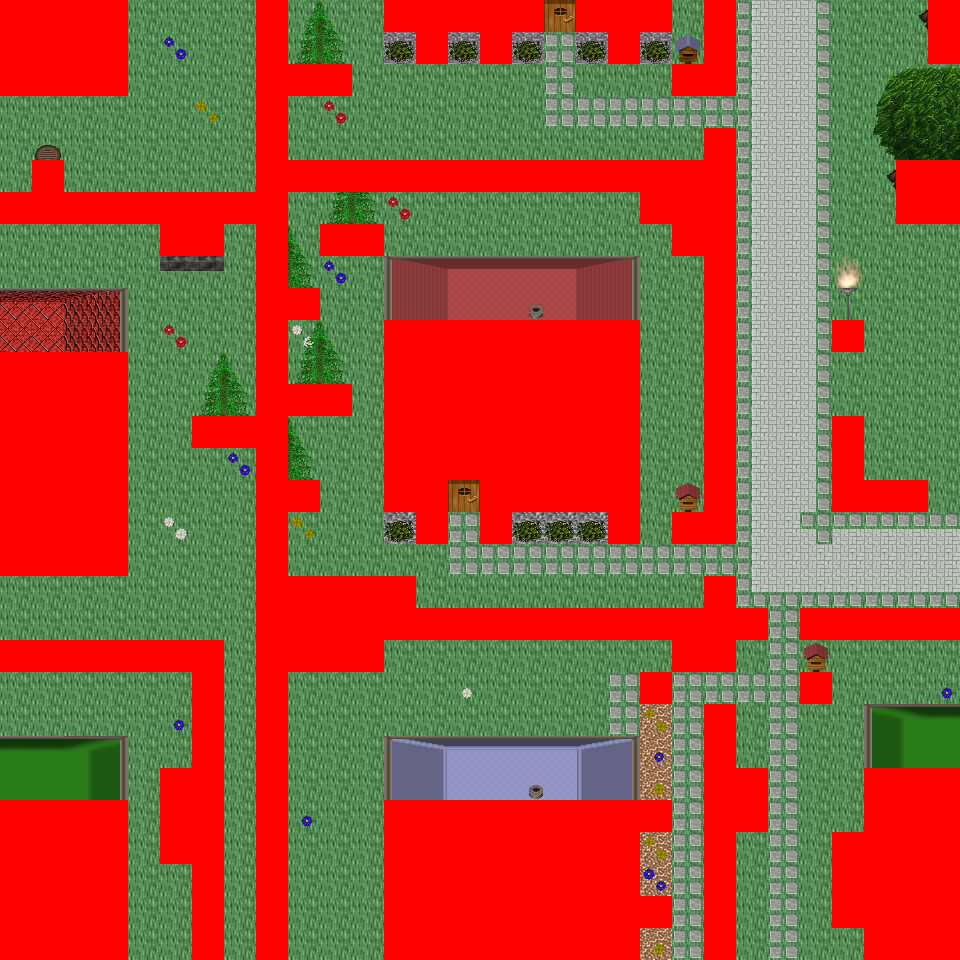

This game map was drawn from its Tiled (.tmx) file and the tilesets committed beside it. A one-line description and the trimmed map source follow:
An orthogonal 30x30 tile map with 32x32 px tiles, 6 tile layers (Ground, Object, Object2, Above, ...), 60 tilesets and 14 objects (14x mapExit).

<map version="1.0" orientation="orthogonal" renderorder="right-down" width="30" height="30" tilewidth="32" tileheight="32" nextobjectid="15">
  <tileset firstgid="1" name="tileset_logic_collision" tilewidth="32" tileheight="32" tilecount="1" columns="1">
    <image source="../drawable/tileset_logic_collision.png" width="32" height="32" />
  </tileset>
  <tileset firstgid="2" name="tileset_building_decoration_orbpedestal" tilewidth="32" tileheight="32" tilecount="2" columns="1">
    <image source="../drawable/tileset_building_decoration_orbpedestal.png" width="32" height="64" />
  </tileset>
  <tileset firstgid="4" name="tileset_building_decoration_chimney" tilewidth="32" tileheight="32" tilecount="2" columns="1">
    <image source="../drawable/tileset_building_decoration_chimney.png" width="32" height="64" />
  </tileset>
  <tileset firstgid="6" name="tileset_item_statue_fairypool" tilewidth="32" tileheight="32" tilecount="16" columns="2">
    <image source="../drawable/tileset_item_statue_fairypool.png" width="64" height="256" />
  </tileset>
  <tileset firstgid="22" name="tileset_building_decoration_stone_details" tilewidth="32" tileheight="32" tilecount="4" columns="2">
    <image source="../drawable/tileset_building_decoration_stone_details.png" width="64" height="64" />
  </tileset>
  <tileset firstgid="26" name="tileset_building_door_closed" tilewidth="32" tileheight="32" tilecount="1" columns="1">
    <image source="../drawable/tileset_building_door_closed.png" width="32" height="32" />
  </tileset>
  <tileset firstgid="27" name="tileset_building_door_door" tilewidth="32" tileheight="32" tilecount="6" columns="3">
    <image source="../drawable/tileset_building_door_door.png" width="96" height="64" />
  </tileset>
  <tileset firstgid="33" name="tileset_building_fence_fence_chunky" tilewidth="32" tileheight="32" tilecount="21" columns="3">
    <image source="../drawable/tileset_building_fence_fence_chunky.png" width="96" height="224" />
  </tileset>
  <tileset firstgid="54" name="tileset_building_roof_blue" tilewidth="32" tileheight="32" tilecount="20" columns="5">
    <image source="../drawable/tileset_building_roof_blue.png" width="160" height="128" />
  </tileset>
  <tileset firstgid="74" name="tileset_building_roof_green" tilewidth="32" tileheight="32" tilecount="20" columns="5">
    <image source="../drawable/tileset_building_roof_green.png" width="160" height="128" />
  </tileset>
  <tileset firstgid="94" name="tileset_building_roof_red" tilewidth="32" tileheight="32" tilecount="20" columns="5">
    <image source="../drawable/tileset_building_roof_red.png" width="160" height="128" />
  </tileset>
  <tileset firstgid="114" name="tileset_building_roof_red2" tilewidth="32" tileheight="32" tilecount="20" columns="5">
    <image source="../drawable/tileset_building_roof_red2.png" width="160" height="128" />
  </tileset>
  <tileset firstgid="134" name="tileset_building_roof_roof_borders" tilewidth="32" tileheight="32" tilecount="9" columns="3">
    <image source="../drawable/tileset_building_roof_roof_borders.png" width="96" height="96" />
  </tileset>
  <tileset firstgid="143" name="tileset_building_roof_yellow" tilewidth="32" tileheight="32" tilecount="20" columns="5">
    <image source="../drawable/tileset_building_roof_yellow.png" width="160" height="128" />
  </tileset>
  <tileset firstgid="163" name="tileset_building_window_window_long" tilewidth="32" tileheight="32" tilecount="3" columns="3">
    <image source="../drawable/tileset_building_window_window_long.png" width="96" height="32" />
  </tileset>
  <tileset firstgid="166" name="tileset_ground_cobbled_paving" tilewidth="32" tileheight="32" tilecount="1" columns="1">
    <image source="../drawable/tileset_ground_cobbled_paving.png" width="32" height="32" />
  </tileset>
  <tileset firstgid="167" name="tileset_ground_gravel" tilewidth="32" tileheight="32" tilecount="1" columns="1">
    <image source="../drawable/tileset_ground_gravel.png" width="32" height="32" />
  </tileset>
  <tileset firstgid="168" name="tileset_ground_stone_floors" tilewidth="32" tileheight="32" tilecount="6" columns="3">
    <image source="../drawable/tileset_ground_stone_floors.png" width="96" height="64" />
  </tileset>
  <tileset firstgid="174" name="tileset_ground_ground" tilewidth="32" tileheight="32" tilecount="33" columns="3">
    <image source="../drawable/tileset_ground_ground.png" width="96" height="352" />
  </tileset>
  <tileset firstgid="207" name="tileset_plant_bush_various_small" tilewidth="32" tileheight="32" tilecount="9" columns="3">
    <image source="../drawable/tileset_plant_bush_various_small.png" width="96" height="96" />
  </tileset>
  <tileset firstgid="216" name="tileset_plant_flower_daisy_blue" tilewidth="32" tileheight="32" tilecount="8" columns="2">
    <image source="../drawable/tileset_plant_flower_daisy_blue.png" width="64" height="128" />
  </tileset>
  <tileset firstgid="224" name="tileset_plant_flower_daisy_red" tilewidth="32" tileheight="32" tilecount="8" columns="2">
    <image source="../drawable/tileset_plant_flower_daisy_red.png" width="64" height="128" />
  </tileset>
  <tileset firstgid="232" name="tileset_plant_flower_daisy_white" tilewidth="32" tileheight="32" tilecount="8" columns="2">
    <image source="../drawable/tileset_plant_flower_daisy_white.png" width="64" height="128" />
  </tileset>
  <tileset firstgid="240" name="tileset_plant_flower_daisy_yellow" tilewidth="32" tileheight="32" tilecount="8" columns="2">
    <image source="../drawable/tileset_plant_flower_daisy_yellow.png" width="64" height="128" />
  </tileset>
  <tileset firstgid="248" name="tileset_plant_tree_spruce" tilewidth="32" tileheight="32" tilecount="6" columns="2">
    <image source="../drawable/tileset_plant_tree_spruce.png" width="64" height="96" />
  </tileset>
  <tileset firstgid="254" name="tileset_item_pot_pot_purple" tilewidth="32" tileheight="32" tilecount="1" columns="1">
    <image source="../drawable/tileset_item_pot_pot_purple.png" width="32" height="32" />
  </tileset>
  <tileset firstgid="255" name="tileset_item_pot_pot_tall" tilewidth="32" tileheight="32" tilecount="2" columns="1">
    <image source="../drawable/tileset_item_pot_pot_tall.png" width="32" height="64" />
  </tileset>
  <tileset firstgid="257" name="tileset_item_pot_small_barrel" tilewidth="32" tileheight="32" tilecount="2" columns="1">
    <image source="../drawable/tileset_item_pot_small_barrel.png" width="32" height="64" />
  </tileset>
  <tileset firstgid="259" name="tileset_item_postbox" tilewidth="32" tileheight="32" tilecount="4" columns="2">
    <image source="../drawable/tileset_item_postbox.png" width="64" height="64" />
  </tileset>
  <tileset firstgid="263" name="tileset_furniture_chair_wooden_pale" tilewidth="32" tileheight="32" tilecount="4" columns="2">
    <image source="../drawable/tileset_furniture_chair_wooden_pale.png" width="64" height="64" />
  </tileset>
  <tileset firstgid="267" name="tileset_furniture_table_wooden" tilewidth="32" tileheight="32" tilecount="1" columns="1">
    <image source="../drawable/tileset_furniture_table_wooden.png" width="32" height="32" />
  </tileset>
  <tileset firstgid="268" name="tileset_furniture_table_brick_base" tilewidth="32" tileheight="32" tilecount="3" columns="3">
    <image source="../drawable/tileset_furniture_table_brick_base.png" width="96" height="32" />
  </tileset>
  <tileset firstgid="271" name="tileset_furniture_light_iron_lamp" tilewidth="32" tileheight="32" tilecount="3" columns="1">
    <image source="../drawable/tileset_furniture_light_iron_lamp.png" width="32" height="96" />
  </tileset>
  <tileset firstgid="274" name="tileset_furniture_light_flames" tilewidth="32" tileheight="32" tilecount="6" columns="6">
    <image source="../drawable/tileset_furniture_light_flames.png" width="192" height="32" />
  </tileset>
  <tileset firstgid="280" name="tileset_furniture_sink_dark_side_on" tilewidth="32" tileheight="32" tilecount="6" columns="3">
    <image source="../drawable/tileset_furniture_sink_dark_side_on.png" width="96" height="64" />
  </tileset>
  <tileset firstgid="286" name="tileset_ground_grass_corners" tilewidth="32" tileheight="32" tilecount="24" columns="6">
    <image source="../drawable/tileset_ground_grass_corners.png" width="192" height="128" />
  </tileset>
  <tileset firstgid="310" name="tileset_ground_grass_edges" tilewidth="32" tileheight="32" tilecount="36" columns="12">
    <image source="../drawable/tileset_ground_grass_edges.png" width="384" height="96" />
  </tileset>
  <tileset firstgid="346" name="tileset_plant_tree_tree_fluffy" tilewidth="32" tileheight="32" tilecount="12" columns="4">
    <image source="../drawable/tileset_plant_tree_tree_fluffy.png" width="128" height="96" />
  </tileset>
  <tileset firstgid="358" name="tileset_ground_water_dungeon_water" tilewidth="32" tileheight="32" tilecount="30" columns="3">
    <image source="../drawable/tileset_ground_water_dungeon_water.png" width="96" height="320" />
  </tileset>
  <tileset firstgid="388" name="tileset_furniture_table_wooden_rectangular" tilewidth="32" tileheight="32" tilecount="9" columns="3">
    <image source="../drawable/tileset_furniture_table_wooden_rectangular.png" width="96" height="96" />
  </tileset>
  <tileset firstgid="397" name="tileset_item_statue_metal_and_stone" tilewidth="32" tileheight="32" tilecount="6" columns="3">
    <image source="../drawable/tileset_item_statue_metal_and_stone.png" width="96" height="64" />
  </tileset>
  <tileset firstgid="403" name="tileset_ground_fire_fire" tilewidth="32" tileheight="32" tilecount="27" columns="3">
    <image source="../drawable/tileset_ground_fire_fire.png" width="96" height="288" />
  </tileset>
  <tileset firstgid="430" name="tileset_furniture_table_bench" tilewidth="32" tileheight="32" tilecount="3" columns="3">
    <image source="../drawable/tileset_furniture_table_bench.png" width="96" height="32" />
  </tileset>
  <tileset firstgid="433" name="tileset_plant_bush_hosta" tilewidth="32" tileheight="32" tilecount="9" columns="3">
    <image source="../drawable/tileset_plant_bush_hosta.png" width="96" height="96" />
  </tileset>
  <tileset firstgid="442" name="tileset_plant_tree_tree_green" tilewidth="32" tileheight="32" tilecount="88" columns="8">
    <image source="../drawable/tileset_plant_tree_tree_green.png" width="256" height="352" />
  </tileset>
  <tileset firstgid="530" name="tileset_item_sign_large" tilewidth="32" tileheight="32" tilecount="15" columns="5">
    <image source="../drawable/tileset_item_sign_large.png" width="160" height="96" />
  </tileset>
  <tileset firstgid="545" name="tileset_building_wall_wall_brown" tilewidth="32" tileheight="32" tilecount="12" columns="3">
    <image source="../drawable/tileset_building_wall_wall_brown.png" width="96" height="128" />
  </tileset>
  <tileset firstgid="557" name="tileset_ground_green_paving_4" tilewidth="32" tileheight="32" tilecount="3" columns="3">
    <image source="../drawable/tileset_ground_green_paving_4.png" width="96" height="32" />
  </tileset>
  <tileset firstgid="560" name="tileset_item_swing" tilewidth="32" tileheight="32" tilecount="4" columns="2">
    <image source="../drawable/tileset_item_swing.png" width="64" height="64" />
  </tileset>
  <tileset firstgid="564" name="tileset_item_fishrods" tilewidth="32" tileheight="32" tilecount="12" columns="4">
    <image source="../drawable/tileset_item_fishrods.png" width="128" height="96" />
  </tileset>
  <tileset firstgid="576" name="tileset_logic_creature_human_kalavan" tilewidth="32" tileheight="32" tilecount="5" columns="5">
    <image source="../drawable/tileset_logic_creature_human_kalavan.png" width="160" height="32" />
  </tileset>
  <tileset firstgid="581" name="tileset_logic_creature_animal" tilewidth="32" tileheight="32" tilecount="32" columns="8">
    <image source="../drawable/tileset_logic_creature_animal.png" width="256" height="128" />
  </tileset>
  <tileset firstgid="613" name="tileset_building_decoration_numbers" tilewidth="32" tileheight="32" tilecount="20" columns="2">
    <image source="../drawable/tileset_building_decoration_numbers.png" width="64" height="320" />
  </tileset>
  <tileset firstgid="633" name="tileset_ground_green_paving" tilewidth="32" tileheight="32" tilecount="18" columns="3">
    <image source="../drawable/tileset_ground_green_paving.png" width="96" height="192" />
  </tileset>
  <tileset firstgid="651" name="tileset_item_huge_orb" tilewidth="32" tileheight="32" tilecount="16" columns="2">
    <image source="../drawable/tileset_item_huge_orb.png" width="64" height="256" />
  </tileset>
  <tileset firstgid="667" name="tileset_light_light_5x5" tilewidth="32" tileheight="32" tilecount="25" columns="5">
    <image source="../drawable/tileset_light_light_5x5.png" width="160" height="160" />
  </tileset>
  <tileset firstgid="692" name="tileset_light_dim_light_5x5" tilewidth="32" tileheight="32" tilecount="25" columns="5">
    <image source="../drawable/tileset_light_dim_light_5x5.png" width="160" height="160" />
  </tileset>
  <tileset firstgid="717" name="tileset_item_firewood" tilewidth="32" tileheight="32" tilecount="12" columns="3">
    <image source="../drawable/tileset_item_firewood.png" width="96" height="128" />
  </tileset>
  <tileset firstgid="729" name="tileset_logic_creature_fowl" tilewidth="32" tileheight="32" tilecount="6" columns="6">
    <image source="../drawable/tileset_logic_creature_fowl.png" width="192" height="32" />
  </tileset>
  <tileset firstgid="735" name="tileset_logic_creature_human_imperial" tilewidth="32" tileheight="32" tilecount="16" columns="8">
    <image source="../drawable/tileset_logic_creature_human_imperial.png" width="256" height="64" />
  </tileset>
  <layer name="Ground" width="30" height="30">
    <data>[900 cells, 900 non-empty, 7 distinct tile ids]</data>
  </layer>
  <layer name="Object" width="30" height="30">
    <data>[900 cells, 349 non-empty, 51 distinct tile ids]</data>
  </layer>
  <layer name="Object2" width="30" height="30">
    <data>[900 cells, 66 non-empty, 16 distinct tile ids]</data>
  </layer>
  <layer name="Above" width="30" height="30">
    <data>[900 cells, 214 non-empty, 93 distinct tile ids]</data>
  </layer>
  <layer name="Above2" width="30" height="30">
    <data>[900 cells, 31 non-empty, 6 distinct tile ids]</data>
  </layer>
  <layer name="Walkable" width="30" height="30">
    <data>[900 cells, 342 non-empty, 1 distinct tile ids]</data>
  </layer>
  <objectgroup name="MapEvents">
    <object id="1" name="north" type="mapExit" x="128" y="0" width="128" height="32">
      <properties>
        <property name="map" value="level_0_x72_y147" />
        <property name="x" value="4" />
        <property name="y" value="28" />
      </properties>
    </object>
    <object id="2" name="north2" type="mapExit" x="288" y="0" width="96" height="32">
      <properties>
        <property name="map" value="level_0_x72_y147" />
        <property name="x" value="9" />
        <property name="y" value="28" />
      </properties>
    </object>
    <object id="3" name="north3" type="mapExit" x="544" y="0" width="32" height="32">
      <properties>
        <property name="map" value="level_0_x72_y147" />
        <property name="x" value="17" />
        <property name="y" value="28" />
      </properties>
    </object>
    <object id="4" name="north4" type="mapExit" x="672" y="0" width="32" height="32">
      <properties>
        <property name="map" value="level_0_x72_y147" />
        <property name="x" value="21" />
        <property name="y" value="28" />
      </properties>
    </object>
    <object id="5" name="north5" type="mapExit" x="736" y="0" width="192" height="32">
      <properties>
        <property name="map" value="level_0_x72_y147" />
        <property name="x" value="23" />
        <property name="y" value="28" />
      </properties>
    </object>
    <object id="6" name="south" type="mapExit" x="128" y="928" width="64" height="32">
      <properties>
        <property name="map" value="level_0_x72_y149" />
        <property name="x" value="4" />
        <property name="y" value="1" />
      </properties>
    </object>
    <object id="7" name="south2" type="mapExit" x="224" y="928" width="32" height="32">
      <properties>
        <property name="map" value="level_0_x72_y149" />
        <property name="x" value="7" />
        <property name="y" value="1" />
      </properties>
    </object>
    <object id="8" name="south3" type="mapExit" x="288" y="928" width="96" height="32">
      <properties>
        <property name="map" value="level_0_x72_y149" />
        <property name="x" value="9" />
        <property name="y" value="1" />
      </properties>
    </object>
    <object id="9" name="south4" type="mapExit" x="640" y="928" width="64" height="32">
      <properties>
        <property name="map" value="level_0_x72_y149" />
        <property name="x" value="20" />
        <property name="y" value="1" />
      </properties>
    </object>
    <object id="10" name="south5" type="mapExit" x="736" y="928" width="128" height="32">
      <properties>
        <property name="map" value="level_0_x72_y149" />
        <property name="x" value="23" />
        <property name="y" value="1" />
      </properties>
    </object>
    <object id="11" name="west" type="mapExit" x="0" y="96" width="32" height="96">
      <properties>
        <property name="map" value="level_0_x71_y148" />
        <property name="x" value="28" />
        <property name="y" value="3" />
      </properties>
    </object>
    <object id="12" name="west2" type="mapExit" x="0" y="224" width="32" height="128">
      <properties>
        <property name="map" value="level_0_x71_y148" />
        <property name="x" value="28" />
        <property name="y" value="7" />
      </properties>
    </object>
    <object id="13" name="west3" type="mapExit" x="0" y="576" width="32" height="64">
      <properties>
        <property name="map" value="level_0_x71_y148" />
        <property name="x" value="28" />
        <property name="y" value="18" />
      </properties>
    </object>
    <object id="14" name="west4" type="mapExit" x="0" y="672" width="32" height="128">
      <properties>
        <property name="map" value="level_0_x71_y148" />
        <property name="x" value="28" />
        <property name="y" value="21" />
      </properties>
    </object>
  </objectgroup>
</map>
